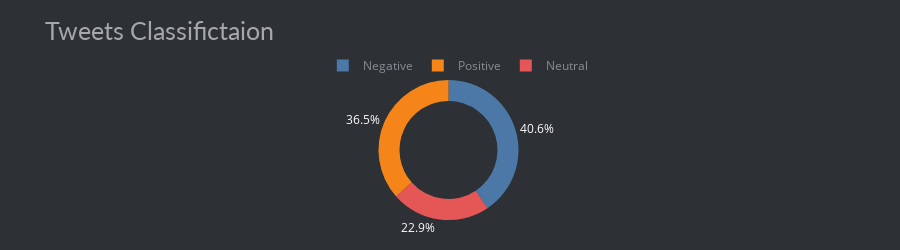

Notebook cell for this chart:
### Code cell
fig_pie = px.pie(fulldf, names='Naive Bayes', title='Tweets Classifictaion', height=250,
                 hole=0.7, color_discrete_sequence=px.colors.qualitative.T10)
fig_pie.update_traces(textfont=dict(color='#fff'))
fig_pie.update_layout(margin=dict(t=80, b=30, l=70, r=40),
                      plot_bgcolor='#2d3035', paper_bgcolor='#2d3035',
                      title_font=dict(size=25, color='#a5a7ab', family="Lato, sans-serif"),
                      font=dict(color='#8a8d93'),
                      legend=dict(orientation="h", yanchor="bottom", y=1, xanchor="right", x=0.8)
                      )

### Figure 1 — Plotly figure (JSON) as saved in the notebook; plotly's stock layout.template omitted (floating-point values rounded to 4 significant figures; data arrays with more than 128 entries replaced by an {"elided": "..."} marker saying what was removed)
{"data": [{"domain": {"x": [0, 1], "y": [0, 1]}, "hole": 0.7, "hovertemplate": "Naive Bayes=%{label}<extra></extra>", "labels": {"elided": "2000 str values"}, "legendgroup": "", "name": "", "showlegend": true, "textfont": {"color": "#fff"}, "type": "pie"}], "layout": {"font": {"color": "#8a8d93"}, "height": 250, "legend": {"orientation": "h", "tracegroupgap": 0, "x": 0.8, "xanchor": "right", "y": 1, "yanchor": "bottom"}, "margin": {"b": 30, "l": 70, "r": 40, "t": 80}, "paper_bgcolor": "#2d3035", "piecolorway": ["#4C78A8", "#F58518", "#E45756", "#72B7B2", "#54A24B", "#EECA3B", "#B279A2", "#FF9DA6", "#9D755D", "#BAB0AC"], "plot_bgcolor": "#2d3035", "title": {"font": {"color": "#a5a7ab", "family": "Lato, sans-serif", "size": 25}, "text": "Tweets Classifictaion"}}}
